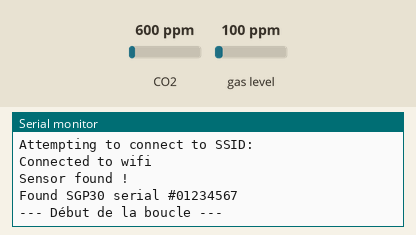
Recording of a sketch running on a simulated Arduino MKR. On the bench: the last lines printed to the serial monitor. Inputs (shaded band) come from the test bench; at power-on: CO2 600 ppm, gas level 100 ppm. WiFi joins after 1.5 s; servers stay silent unless stated; uploads are accepted with an empty reply.

Above: at 5.7 s.
5.8 s: CO2 set to 452 ppm
At 13.3 s:
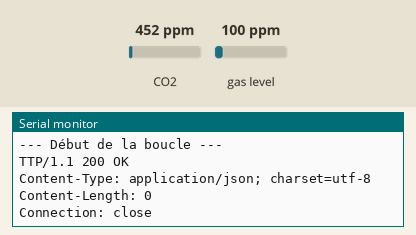
17.2 s: CO2 set to 1050 ppm
At 19.93 s:
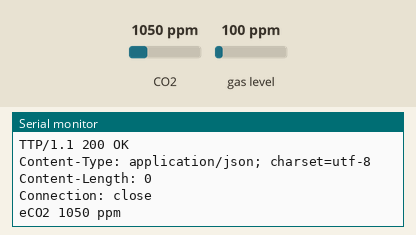

The sketch:

connect_api.ino
```cpp
#include <SPI.h>
#include <WiFiNINA.h>
#include <ArduinoHttpClient.h>
#include <Wire.h>
#include "Adafruit_SGP30.h"
#define SECRET_SSID ""
#define SECRET_PASS ""
Adafruit_SGP30 sgp;
///////please enter your sensitive data in the Secret tab/arduino_secrets.h
char ssid[] = SECRET_SSID;
char pass[] = SECRET_PASS;

int status = WL_IDLE_STATUS;
char server[] = "https://espi-embarquee-back.herokuapp.com";    // name address for Google (using DNS)

WiFiClient client;

void setup() {
  Serial.begin(9600);
  while (!Serial) {
    ; // wait for serial port to connect. Needed for native USB port only
  }

  if (WiFi.status() == WL_NO_SHIELD) {
    Serial.println("WiFi shield not present");
    // don't continue:
    while (true);
  }

  while (status != WL_CONNECTED) {
    Serial.print("Attempting to connect to SSID: ");
    Serial.println(ssid);
    // Connexion au réseau WPA/WPA2.
    status = WiFi.begin(ssid, pass);
    delay(3000);
  }
  Serial.println("Connected to wifi");

  if (!sgp.begin()){
    Serial.println("Sensor not found !");
    return;
  }else{
     Serial.println("Sensor found !");
  }
  Serial.print("Found SGP30 serial #");
  Serial.print(sgp.serialnumber[0], HEX);
  Serial.print(sgp.serialnumber[1], HEX);
  Serial.println(sgp.serialnumber[2], HEX);
}

void loop() {
  Serial.println("--- Début de la boucle ---");
  while (client.available()) {
    char c = client.read();
    Serial.write(c);
  }

  delay(7500); // Toutes les 7.5 secondes
  if (! sgp.IAQmeasure()) {
    Serial.println("Measurement failed");
    return;
  }
  if (! sgp.IAQmeasureRaw()) {
    Serial.println("Raw Measurement failed");
    return;
  }
  uint16_t TVOC_base, eCO2_base;
  //Serial.print("TVOC "); Serial.print(sgp.TVOC); Serial.print(" ppb\t");
  Serial.print("eCO2 "); Serial.print(sgp.eCO2); Serial.println(" ppm");
  //Serial.print("Raw H2 "); Serial.print(sgp.rawH2); Serial.print(" \t");
  //Serial.print("Raw Ethanol "); Serial.print(sgp.rawEthanol); Serial.println("");
  if (client.connect(server, 80)) {
    Serial.println("connected to server");
    char params[8192];
    // client.println("GET /api/co2/?format=json HTTP/1.1");
    snprintf(params, 1024, "GET /api/send-co2/?salle=218&value=%d HTTP/1.1", sgp.eCO2);
    Serial.println(params);
    client.println(params);

    client.println("Host: espi-embarquee-back.herokuapp.com");
    client.println("Connection: close");
    char c = client.read();
    Serial.write(c);
    client.println();
  }
  if (!client.connected()) {
    Serial.println();
    Serial.println("disconnecting from server.");
    client.stop();
  }
  Serial.println(client.status());
  // if the server's disconnected, stop the client:
  if (!client.connected()) {
    Serial.println();
    Serial.println("disconnecting from server.");
    client.stop();
    while (true);
  }
    Serial.println("--- Fin de la boucle ---");
}
```

Measured:
- after the input at 5.8 s, the serial monitor: prints a new line after 6.2 s (image 1)
- after the input at 17.2 s, the serial monitor: prints a new line after 2.6 s (image 2)
